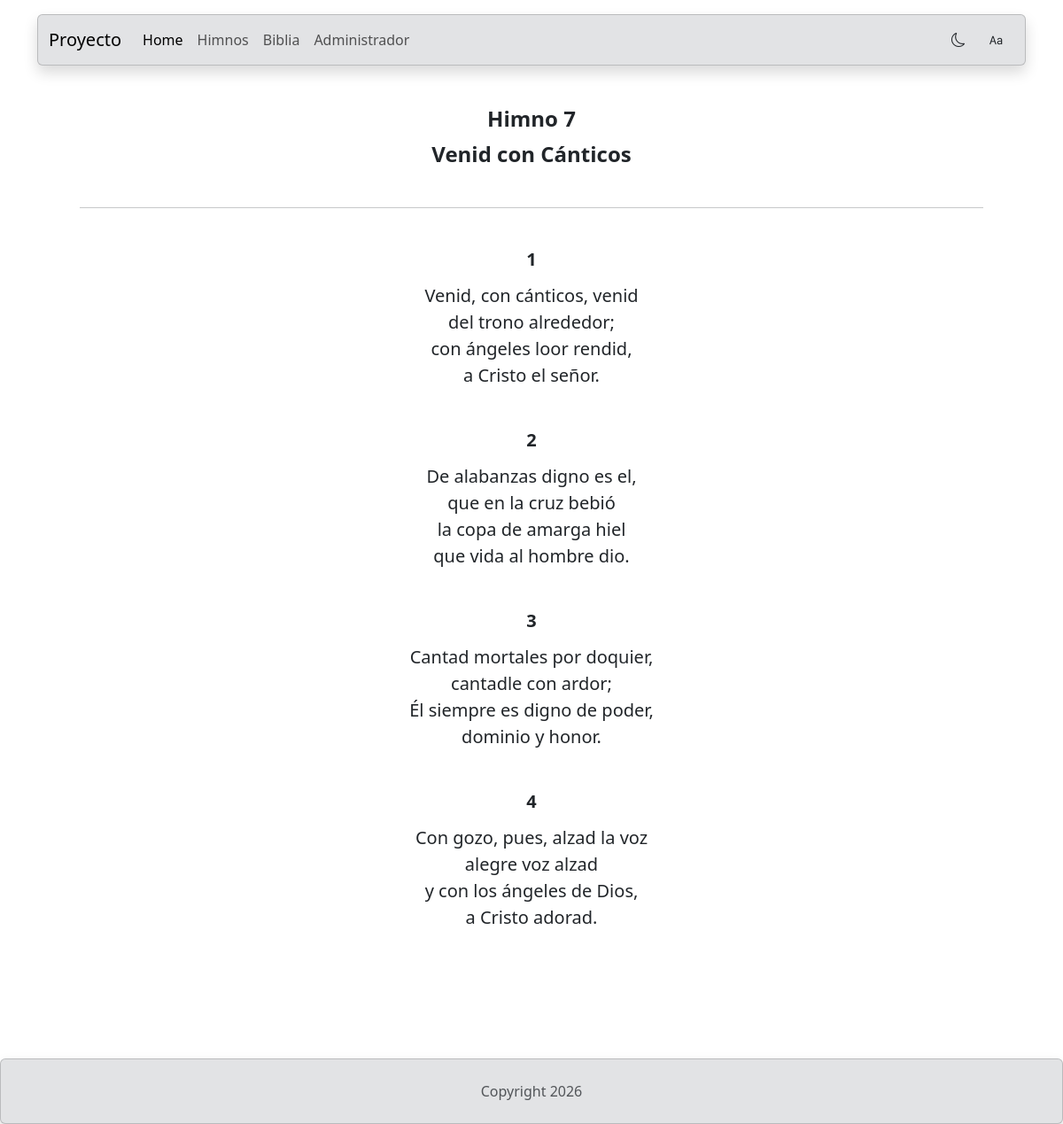
The page /himnos/6 on the database its author committed.
### apiHimnos/models.py (models this page shows, shortened)
class Himnos(models.Model):
    himno_id = AutoField(primary_key=True)
    titulo = TextField()
    numero = IntegerField()
    objects: models.Manager = models.Manager()

class Parrafos(models.Model):
    parrafo_id= AutoField(primary_key=True)
    parrafo = TextField()
    numero_parrafo = IntegerField()
    himno_id_fk = ForeignKey(to=Himnos, on_delete=CASCADE)
    objects: models.Manager = models.Manager()

### apiHimnos/views.py (the view)
def mostrarHimno(request: HttpRequest, himno_id: int) -> HttpResponse:
    himno: Himnos = Himnos.objects.get(himno_id=himno_id)
    parrafos: QuerySet[Parrafos] = Parrafos.objects.filter(himno_id_fk=himno_id)
    parrafoCoro: QuerySet[ParrafoCoros] = ParrafoCoros.objects.filter(himno_id_fk=himno_id)
    coros_ids: list[Any] = list(parrafoCoro.values_list('numero_parrafo', flat=True))
    listaParrafos = list(parrafos.values())
    listaParrafoCoro = list(parrafoCoro.values())
    listaParrafos.extend(listaParrafoCoro)
    listaParrafosOrdenada = sorted(listaParrafos, key=lambda d: d['numero_parrafo'])
    parrafoIndex: int = 1
    for index, item in enumerate(listaParrafosOrdenada):
        if not (index + 1) in coros_ids:
            item['index'] = parrafoIndex
            parrafoIndex += 1
    datos = {
        'himno': himno,
        'parrafos': listaParrafosOrdenada,
        'coros_ids': coros_ids,
    }
    return render(
        request=request,
        template_name='apiHimnos/himno.html',
        context=datos
    )

### templates/apiHimnos/himno.html (shortened to what this page needs)
{% load static %} {% load bootstrap5 %}
<!DOCTYPE html>
<html lang="es">
    <head>
        <link href="https://cdn.jsdelivr.net/npm/bootstrap@5.3.8/dist/css/bootstrap.min.css" rel="stylesheet">
        <link rel="stylesheet" href="https://cdn.jsdelivr.net/npm/bootstrap-icons@1.13.2/font/bootstrap-icons.min.css">
    </head>
    <body>
        {% include 'share/navbar.html' %}
        <main class="container mt-4 mb-5 h-100 w-100 text-center">
            <p class="titulo fw-bold fs-4 lh-1 mt-5">Himno {{ himno.numero }}</p>
            <p class="titulo fw-bold fs-4 lh-1">{{ himno.titulo }}</p>
            <hr class="m-5">
            {% for item in parrafos %}
                {% if forloop.counter in coros_ids %}
                    <p class="parrafo fw-bold fs-5 lh-1">Coro</p>
                    <p class="parrafo fw-bold fs-5 mb-5">{{ item.parrafo|linebreaksbr }}</p>
                {% else %}
                    <p class="parrafo fw-bold fs-5 lh-1">{{ item.index }}</p>
                    <p class="parrafo fs-5 mb-5">{{ item.parrafo|linebreaksbr }}</p>
                {% endif %}
            {% endfor %}
            <br><br>
        </main>
        {% include 'share/footer.html' %}
    </body>
</html>

### rows shown on the page
Himnos: numero "7", titulo "Venid con Cánticos"
Parrafos: index "1", parrafo "Venid, con cánticos, venid del trono alrededor; con ángeles loor rendid, a Cristo el señor."
Parrafos: index "2", parrafo "De alabanzas digno es el, que en la cruz bebió la copa de amarga hiel que vida al hombre dio."
Parrafos: index "3", parrafo "Cantad mortales por doquier, cantadle con ardor; Él siempre es digno de poder, dominio y honor."
Parrafos: index "4", parrafo "Con gozo, pues, alzad la voz alegre voz alzad y con los ángeles de Dios, a Cristo adorad."
